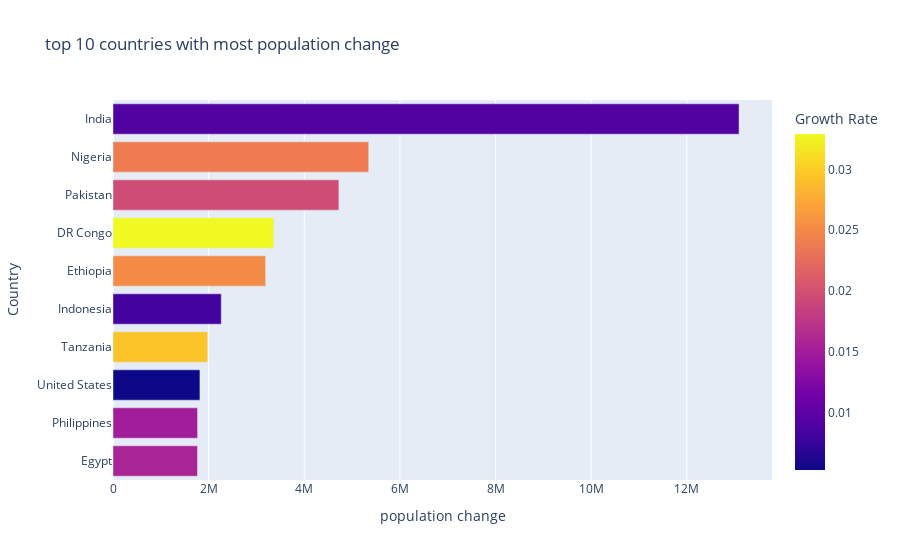

The cell this chart's notebook holds for it:
### Code cell
#population change
df['population change'] = df['Population 2024'] - df['Population 2023']
fig = px.bar(df.nlargest(10,'population change').sort_values(by= 'population change'),
             x = 'population change', y = 'Country', color = 'Growth Rate',
             barmode = 'relative',
             title= "top 10 countries with most population change")
fig.show()

### Figure 1 — Plotly figure (JSON) as saved in the notebook; plotly's stock layout.template omitted (floating-point values rounded to 4 significant figures)
{"data": [{"alignmentgroup": "True", "hovertemplate": "population change=%{x}<br>Country=%{y}<br>Growth Rate=%{marker.color}<extra></extra>", "legendgroup": "", "marker": {"color": [0.0157, 0.0151, 0.0053, 0.0294, 0.0082, 0.0252, 0.0329, 0.0196, 0.0239, 0.0092], "coloraxis": "coloraxis", "pattern": {"shape": ""}}, "name": "", "offsetgroup": "", "orientation": "h", "showlegend": false, "textposition": "auto", "type": "bar", "x": [1767654, 1768856, 1817857, 1980967, 2263927, 3192659, 3362306, 4724157, 5347585, 13092189], "xaxis": "x", "y": ["Egypt", "Philippines", "United States", "Tanzania", "Indonesia", "Ethiopia", "DR Congo", "Pakistan", "Nigeria", "India"], "yaxis": "y"}], "layout": {"barmode": "relative", "coloraxis": {"colorbar": {"title": {"text": "Growth Rate"}}, "colorscale": [[0, "#0d0887"], [0.1111, "#46039f"], [0.2222, "#7201a8"], [0.3333, "#9c179e"], [0.4444, "#bd3786"], [0.5556, "#d8576b"], [0.6667, "#ed7953"], [0.7778, "#fb9f3a"], [0.8889, "#fdca26"], [1, "#f0f921"]]}, "legend": {"tracegroupgap": 0}, "title": {"text": "top 10 countries with most population change"}, "xaxis": {"anchor": "y", "domain": [0, 1], "title": {"text": "population change"}}, "yaxis": {"anchor": "x", "domain": [0, 1], "title": {"text": "Country"}}}}
